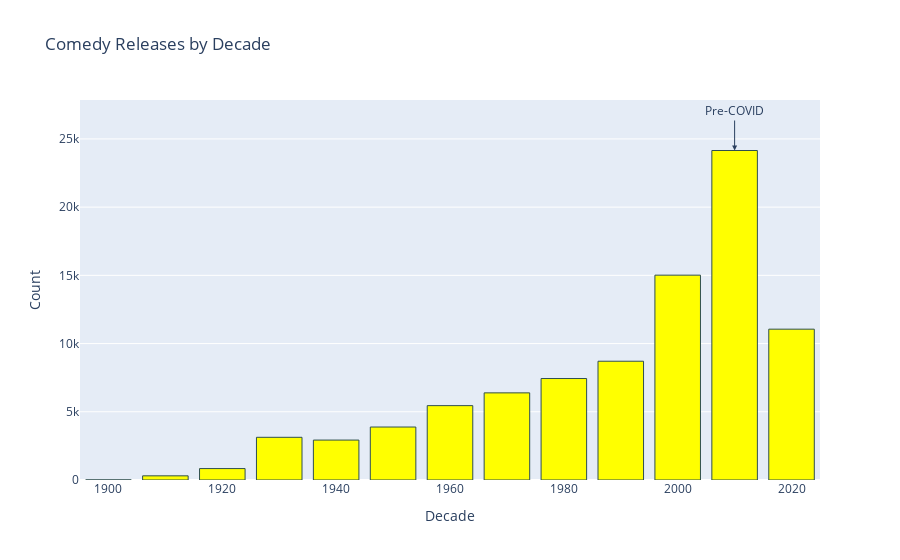

The cell this chart's notebook holds for it:
### Code cell
# Plotly bar 'Comedy' title release by decade
fig = px.bar(decade_counts_comedy, x='Decade', y='Count', # color='Decade', 
             color_discrete_sequence=['yellow'], # Comedy is usually  yellow
             title='Comedy Releases by Decade')
fig.update_traces(marker=dict(line=dict(width=1, color='DarkSlateGrey')))
# Label the bar for 2010 pre-covid vertically
fig.add_annotation(x=2010, y=decade_counts_comedy.loc[decade_counts_comedy['Decade'] == 2010, 'Count'].values[0],
                   text="Pre-COVID",
                   showarrow=True,
                   arrowhead=2,
                   ax=0,
                   ay=-40,
                   font=dict(size=12))
fig.show()

### Figure 1 — Plotly figure (JSON) as saved in the notebook; plotly's stock layout.template omitted (floating-point values rounded to 4 significant figures)
{"data": [{"alignmentgroup": "True", "hovertemplate": "Decade=%{x}<br>Count=%{y}<extra></extra>", "legendgroup": "", "marker": {"color": "yellow", "line": {"color": "DarkSlateGrey", "width": 1}, "pattern": {"shape": ""}}, "name": "", "offsetgroup": "", "orientation": "v", "showlegend": false, "textposition": "auto", "type": "bar", "x": [1900, 1910, 1920, 1930, 1940, 1950, 1960, 1970, 1980, 1990, 2000, 2010, 2020], "xaxis": "x", "y": [6, 306, 838, 3129, 2927, 3883, 5450, 6387, 7438, 8705, 15015, 24151, 11056], "yaxis": "y"}], "layout": {"annotations": [{"arrowhead": 2, "ax": 0, "ay": -40, "font": {"size": 12}, "showarrow": true, "text": "Pre-COVID", "x": 2010, "y": 24151}], "barmode": "relative", "legend": {"tracegroupgap": 0}, "title": {"text": "Comedy Releases by Decade"}, "xaxis": {"anchor": "y", "domain": [0, 1], "title": {"text": "Decade"}}, "yaxis": {"anchor": "x", "domain": [0, 1], "title": {"text": "Count"}}}}
